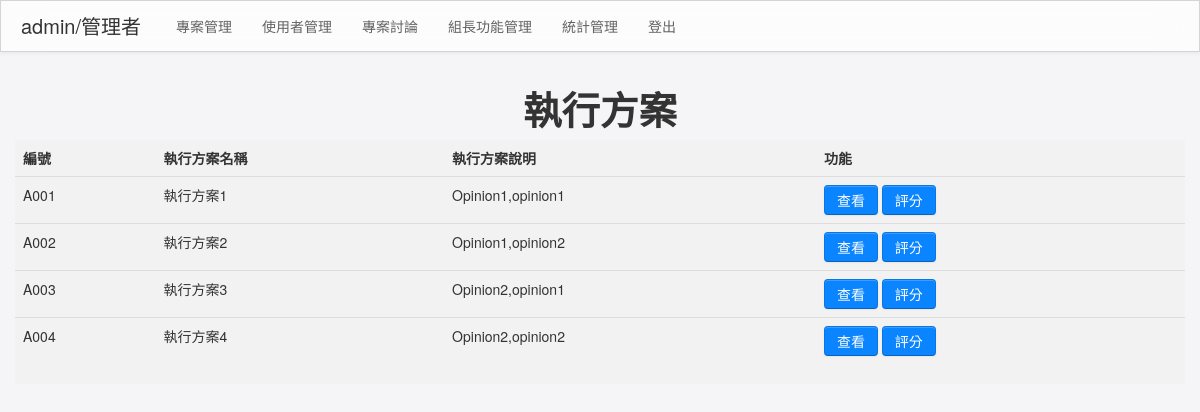
Screenshot of /useraction.php?id=20 (signed in) with the database file from the repository.
### tables this page shows
CREATE TABLE IF NOT EXISTS `action_plan` (
  `actionid` int(11) NOT NULL AUTO_INCREMENT,
  `proid` int(11) NOT NULL,
  `num` text NOT NULL,
  `name` text NOT NULL,
  `des` text NOT NULL,
  `opinion` text NOT NULL,
  PRIMARY KEY (`actionid`),
  KEY `proid` (`proid`),
  CONSTRAINT `action_plan_ibfk_1` FOREIGN KEY (`proid`) REFERENCES `project` (`proid`) ON DELETE CASCADE ON UPDATE CASCADE
);

### useraction.php (the view, shortened to what this page needs)
<?php
$proid = $_GET['id'];
$sql = mysqli_connect("127.0.0.1","admin","1234","test");
?>
<!DOCTYPE html>
<html lang="zh_tw">
<head>
    <?php include('head.php');?>
    <link rel="stylesheet" href="css/style.css">
</head>
<?php include('navbar.php');?>
<body class="b txt-center">
    <br>
        <h1>執行方案</h1>
    <div class="container c ">
        <table class="table">
                    <thead>
                        <tr>
                            <th>編號</th>
                            <th>執行方案名稱</th>
                            <th>執行方案說明</th>
                            <th>功能</th>
                        </tr>
                    </thead>
                    <?php
                        $result = mysqli_query($sql,"SELECT * FROM action_plan WHERE proid =$proid");
                            while ($row = mysqli_fetch_assoc($result)) {
                                echo "<tr><td>".$row['num']."</td><td>".$row['name']."</td><td>".$row['des']."</td><td><a href='action.php?id=".$row['actionid']."' class='btn btn-primary'>查看</a> <a href='actionscore.php?id=".$row['actionid']."' class='btn btn-primary'>評分</a></td></tr>";
                            }
                    ?>
                    </table>
    </div>
</body>
</html>

### css/style.css (style rules this page uses)
* { font-family: Helvetica Neue, Segoe UI, Helvetica, Arial, sans-serif; user-select: none; text-shadow: none !important; outline: none !important; }
body.b { background:#F5F5F7; }
.c { background: #F2F2F2; }
.txt-center { text-align: center; }
.btn { background: rgba(229,229,234); }
.btn-primary { background: rgba(10,132,255); }

### rows the page displays
action_plan: num "A001", name "執行方案1", des "Opinion1,opinion1"
action_plan: num "A002", name "執行方案2", des "Opinion1,opinion2"
action_plan: num "A003", name "執行方案3", des "Opinion2,opinion1"
action_plan: num "A004", name "執行方案4", des "Opinion2,opinion2"

### other values shown
$_SESSION['username'] "admin"
